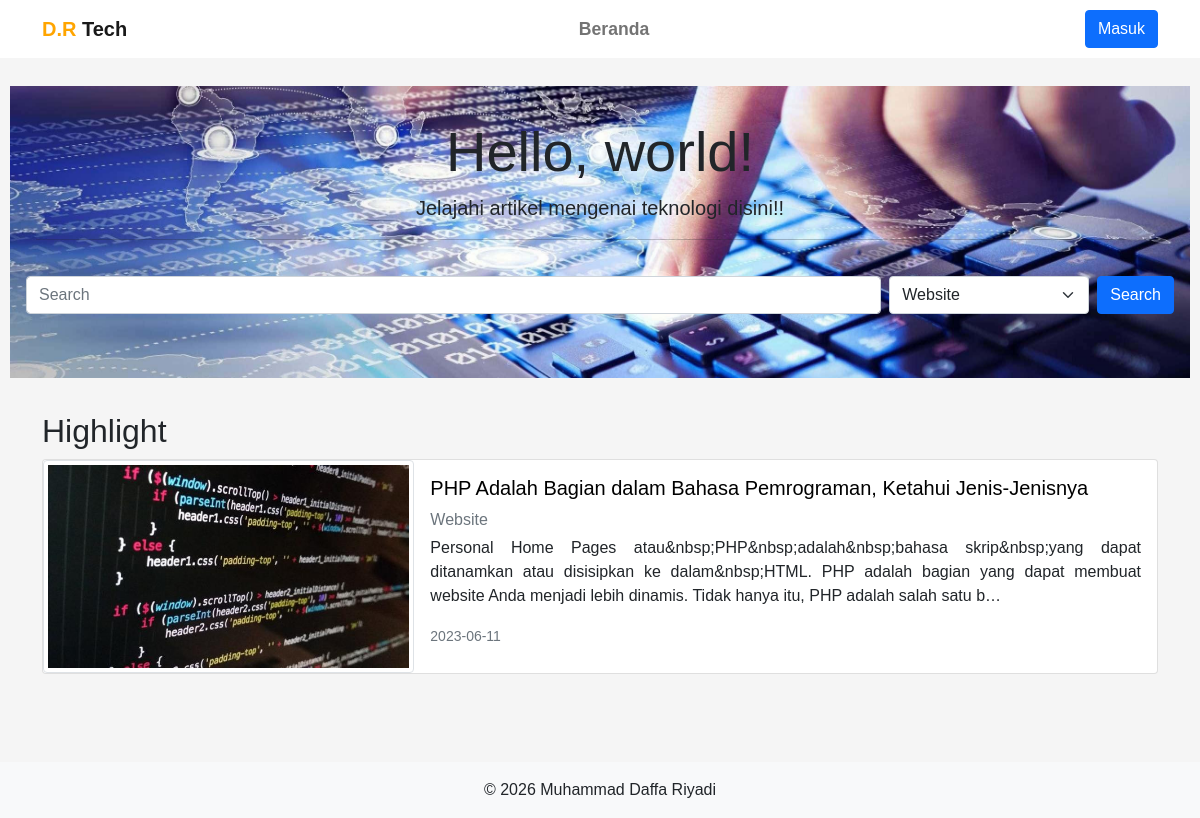
The page /web-teknologi/index.php?kategori=Website on the database its author committed.
### tables this page shows
CREATE TABLE `highlight` (
  `id` int NOT NULL,
  `gambar` varchar(255) NOT NULL,
  `judul` varchar(255) NOT NULL,
  `kategori` varchar(100) NOT NULL,
  `isi` text NOT NULL,
  `tgl_upload` date NOT NULL
);

### web-teknologi/inc/inc_koneksi.php (called while the page is built, shortened)
<?php
function db(): mysqli
{
    static $koneksi = null;
    if ($koneksi === null) {
        try {
            $koneksi = mysqli_connect(DB_HOST, DB_USER, DB_PASS, DB_NAME, DB_PORT);
            mysqli_set_charset($koneksi, 'utf8mb4');
        } catch (mysqli_sql_exception $e) {
            http_response_code(500);
            exit('Koneksi database gagal: ' . $e->getMessage()
                . ' (cek DB_HOST/DB_PORT/DB_NAME di inc/inc_koneksi.php)');
        }
    }
    return $koneksi;
}

### web-teknologi/inc/inc_fungsi.php (the view, shortened to what this page needs)
<?php
require_once __DIR__ . '/inc_koneksi.php';
function e($s): string
{
    return htmlspecialchars((string) $s, ENT_QUOTES, 'UTF-8');
}
function db_query(string $sql, array $params = []): mysqli_stmt
{
    $stmt = mysqli_prepare(db(), $sql);
    if ($params) {
        mysqli_stmt_bind_param($stmt, str_repeat('s', count($params)), ...$params);
    }
    mysqli_stmt_execute($stmt);
    return $stmt;
}
function db_all(string $sql, array $params = []): array
{
    return mysqli_fetch_all(mysqli_stmt_get_result(db_query($sql, $params)), MYSQLI_ASSOC);
}
function cari_artikel($keywords, string $kategori = ''): array
{
    $where  = [];
    $params = [];
    if ($kategori !== '') {
        $where[]  = 'kategori = ?';
        $params[] = $kategori;
    }
    $sql = 'SELECT * FROM highlight'
        . ($where ? ' WHERE ' . implode(' AND ', $where) : '')
        . ' ORDER BY id DESC';
    return db_all($sql, $params);
}
function ringkas(string $html, int $panjang = 240): string
{
    $teks = trim(preg_replace('/\s+/u', ' ', strip_tags($html)));
    return mb_strlen($teks) > $panjang ? mb_substr($teks, 0, $panjang) . '…' : $teks;
}
function render_kartu_list(array $rows): string
{
    $out = '<div class="row">';
    foreach ($rows as $d) {
        $out .= '<div class="col-12"><div class="card mb-3"><div class="row g-0">'
            . '<div class="col-md-4"><img src="gambar/' . e($d['gambar']) . '" class="img-thumbnail" alt="' . e($d['judul']) . '"></div>'
            . '<div class="col-md-8"><div class="card-body" style="text-align:justify;">'
            . '<h5 class="card-title"><a href="artphp.php?id=' . (int) $d['id'] . '" style="text-decoration:none;color:black;">' . e($d['judul']) . '</a></h5>'
            . '<p class="mb-1 text-muted">' . e($d['kategori']) . '</p>'
            . '<p class="card-text">' . e(ringkas($d['isi'])) . '</p>'
            . '<p class="card-text"><small class="text-muted">' . e($d['tgl_upload']) . '</small></p>'
            . '</div></div></div></div></div>';
    }
    return $out . '</div>';
}

### web-teknologi/css/style.css (style rules this page uses)
* { margin: 0; padding: 0; box-sizing: border-box; }
body { font-family: "Poppins", Arial, Helvetica, sans-serif; background-color: whitesmoke; padding-top: 76px; }

### rows shown on the page
highlight: gambar (picture), judul "PHP Adalah Bagian dalam Bahasa Pemrograman, Ketahui Jenis-Jenisnya", kategori "Website", isi "Personal Home Pages atau&nbsp;PHP&nbsp;adalah&nbsp;bahasa skrip&nbsp;yang dapat ditanamkan atau disisipkan ke dalam&nbsp;HTML. PHP adalah bagian yang dapat membuat website Anda menjadi lebih dinamis. Tidak hanya itu, PHP adalah salah satu b…", tgl_upload "2023-06-11"

### other values the page prints
form field kategori "Website"
